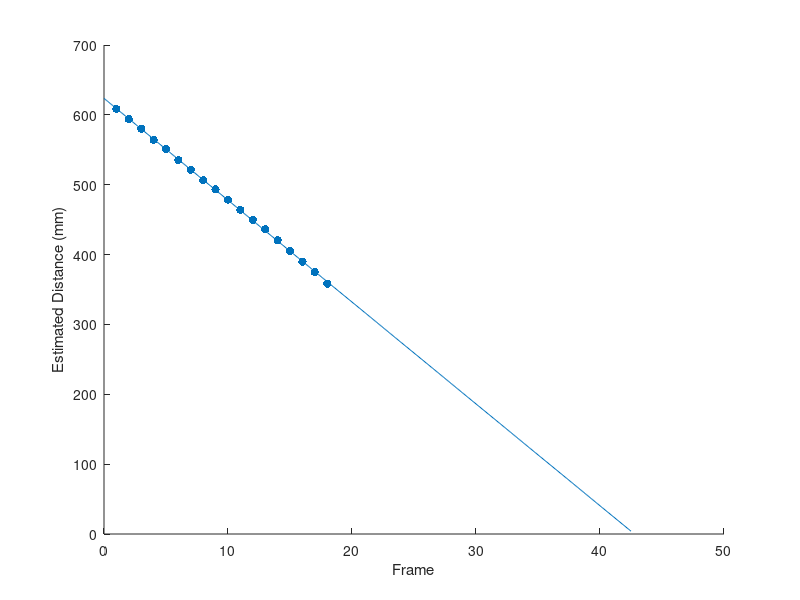

Recreate this plot in MATLAB.
%% Task 1

clear
clf;
close all;

data = [ 2, 42.908047;
    3, 45.469345;
    4, 39.176193;
    5, 46.069511;
    6, 37.279297;
    7, 39.932579;
    8, 36.148632;
    9, 38.43544;
    10, 32.85878;
    11, 35.219383;
    12, 32.762516;
    13, 34.040325;
    14, 29.913671;
    15, 30.404102;
    16, 28.948425;
    17, 28.946936;
    18, 25.68087];

x = data(:,1);
y = data(:,2)';

A = [x, ones(length(x),1)];

% c = inv(A'*A)*A'*y';
c = A\y';
x_fine = 0:.1:42;
yr = c(1)*x_fine+c(2);

hold on;
scatter(x,y,'filled');
plot(x_fine,yr);
xlabel('Frame');
ylabel('Estimated Distance (# of Frames)');
hold off;

%% Task 2
clear
clf
close all

data = [ 2, 42.908047;
    3, 45.469345;
    4, 39.176193;
    5, 46.069511;
    6, 37.279297;
    7, 39.932579;
    8, 36.148632;
    9, 38.43544;
    10, 32.85878;
    11, 35.219383;
    12, 32.762516;
    13, 34.040325;
    14, 29.913671;
    15, 30.404102;
    16, 28.948425;
    17, 28.946936;
    18, 25.68087];

x = data(:,1);
y = data(:,2)'*15.25;

A = [x, ones(length(x),1)];

% c = inv(A'*A)*A'*y';
c = A\y';
x_fine = 0:.1:42;
yr = c(1)*x_fine+c(2);

hold on;
scatter(x,y,'filled');
plot(x_fine,yr);
xlabel('Frame');
ylabel('Estimated Distance (mm)');
hold off;


%% Task 3
clear
clf
close all

data = [1, 608.50385;
    2, 593.85883;
    3, 580.33142;
    4, 564.14392;
    5, 551.20764;
    6, 535.31183;
    7, 521.34967;
    8, 506.39935;
    9, 493.34311;
    10, 478.5777;
    11, 463.84497;
    12, 449.69211;
    13, 436.22684;
    14, 420.44684;
    15, 405.31024;
    16, 389.82211;
    17, 375.04077;
    18, 358.51971];

x = data(:,1);
y = data(:,2)';

A = [x, ones(length(x),1)];

% c = inv(A'*A)*A'*y';
c = A\y';
x_fine = 0:.1:42.5;
yr = c(1)*x_fine+c(2);

hold on;
scatter(x,y,'filled');
plot(x_fine,yr);
xlabel('Frame');
ylabel('Estimated Distance (mm)');
hold off;






